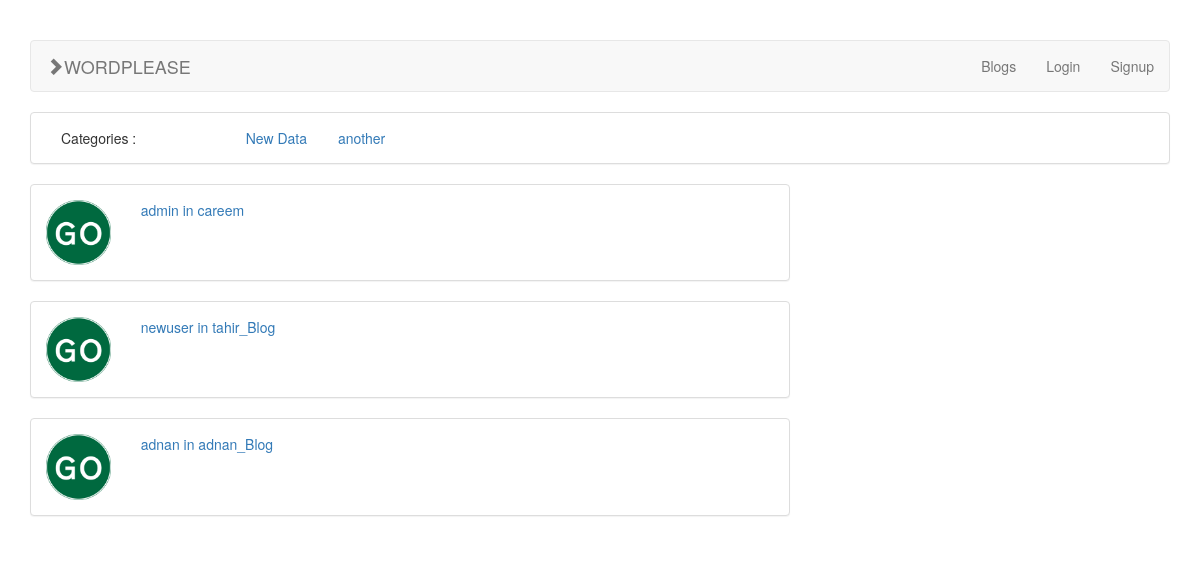
Screenshot of /blog/ with the database file from the repository.
### blogs/models.py (models this page shows, shortened)
class Category(models.Model):
    title = models.CharField(max_length=100)
    slug = models.SlugField(max_length=100, db_index=True)
    hidden = models.BooleanField(default=False)

class Blog(models.Model):
    title = models.CharField(max_length=100)
    author = models.OneToOneField(User, related_name='blog')
    created_at = models.DateField(auto_now_add=True)
    slug = models.SlugField(max_length=100, unique=True)

### blogs/blog_views.py (the view)
# urls.py: url(r'^blog/$', BlogListView.as_view(), name='blog-list'),
class BlogListView(APIView):
    renderer_classes = [TemplateHTMLRenderer]
    template_name = 'blogs.html'
    serializer_class = BlogSerializer
    authentication_classes = (SessionAuthentication, BasicAuthentication)
    def get(self, request, format=None):
        categories = utils.get_all_visible_categories()
        auth = request.user.is_authenticated()
        return Response(
            {'blogs': Blog.objects.all(), 'user': auth, 'categories': categories, 'logged_in_user': request.user})

### blogs/utils.py (called while the page is built)
def get_all_visible_categories():
    return Category.objects.filter(hidden=False)

### blogs/templates/blogs.html
{% extends 'base.html' %}
{% load rest_framework %}
{% load static %}
{% block content %}
    <div class="col-md-8" style="padding-right: 0; padding-left: 0;">
        {% for blog in blogs %}
            <a href="{% url 'blog-post-details' username=blog.author.username %}">
                <div class="panel panel-default">
                    <div class="panel-body">
                        <div class="row">
                            <div class="col-md-9 col-sm-9 col-xs-9">
                                <div class="row">
                                    <div class="col-md-2 col-sm-2 col-xs-2">
                                        <img style="width: 100%;display: block;" src="{% static "go.gif" %}">
                                    </div>
                                    <div class="col-md-10 col-sm-10 col-xs-10">
                                        <span>{{ blog.author }} in {{ blog.title }}</span><br>
                                    </div>
                                </div>
                            </div>
                            <div class="col-md-3 col-sm-3 col-xs-3">
                            </div>
                        </div>
                    </div>
                </div>
            </a>
        {% endfor %}
    </div>
    <div class="col-md-4"></div>
{% endblock %}

### blogs/templates/base.html (shortened to what this page needs)
<!DOCTYPE html>
{% load static %}
<html lang="en">
<head>
    <link href='{% static "bootstrap/css/bootstrap.min.css" %}' rel="stylesheet">
    <link href='{% static "default.css" %}' rel="stylesheet">
</head>
<body>
<br>
<br>
<div class="container">
    <nav class="navbar navbar-default">
        <div class="container-fluid">
            <div class="navbar-header">
                <a class="navbar-brand" href="{% url 'post_list' %}"><span class="glyphicon glyphicon-chevron-right"></span>WORDPLEASE</a>
            </div>
            <ul class="nav navbar-nav navbar-right">
                <li><a href="{% url 'blog-list' %}">Blogs</a></li>
                {% if user %}
                    <li>
                        <a href="{% url 'add_post' %}">New Post</a>
                    </li>
                    <li>
                        <a href="{% url 'logout' %}">Logout</a>
                    </li>
                    <li>
                        <a href="{% url 'blog-post-details' username=logged_in_user.username %}">{{ logged_in_user.username }}
                            in {{ logged_in_user.blog.title }}</a>
                    </li>
                {% else %}
                    <li>
                        <a href="{% url 'login' %}">Login</a>
                    </li>
                    <li>
                        <a href="{% url 'register-user' %}">Signup</a>
                    </li>
                {% endif %}
            </ul>
        </div>
    </nav>
    {% if categories %}
        <div class="panel panel-default">
            <div class="panel-body">
                {% block categories %}
                    <div class="col-lg-2">Categories :</div>
                    {% for category in categories %}
                        <div class="col-lg-1 {% if selected_cat == category.slug %}bg-success text-white{% endif %}"><a
                                href="{% url 'post_list' %}?cat={{ category.slug }}">{{ category.title }}</a></div>
                    {% endfor %}
                {% endblock %}
            </div>
        </div>
    {% endif %}
    <div class="row">
        <div class="col-sm-12">
            {% block content %}{% endblock %}
        </div>
    </div>
</div>
</body>
</html>

### rows the page displays
Category: title "New Data"
Category: title "another"
Blog: author "admin", title "careem"
Blog: author "newuser", title "tahir_Blog"
Blog: author "adnan", title "adnan_Blog"
